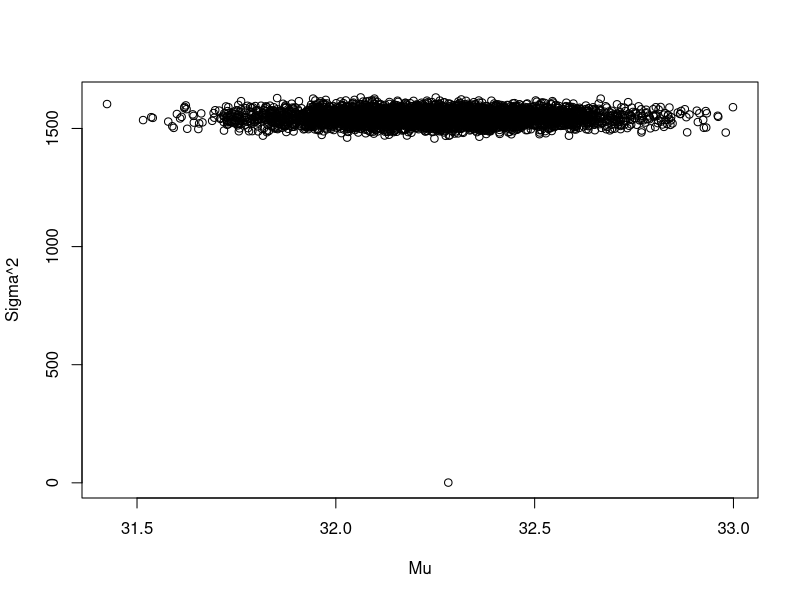
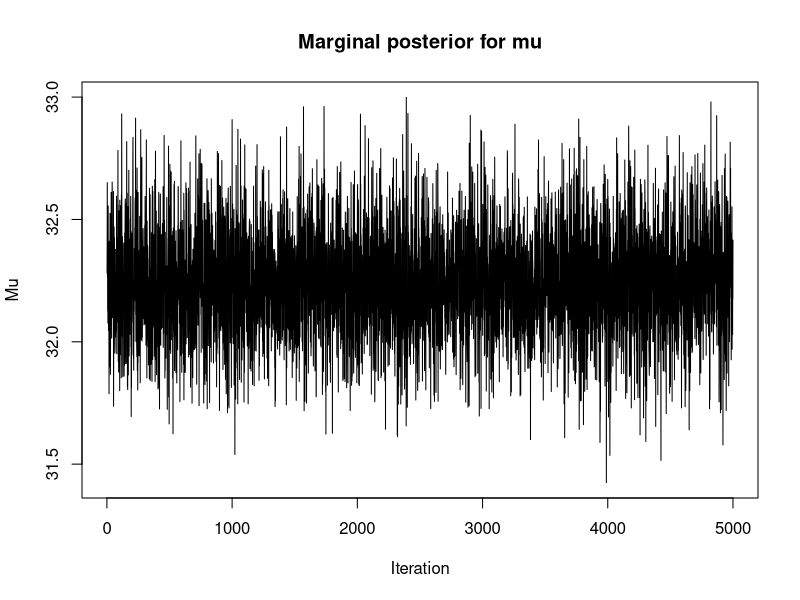
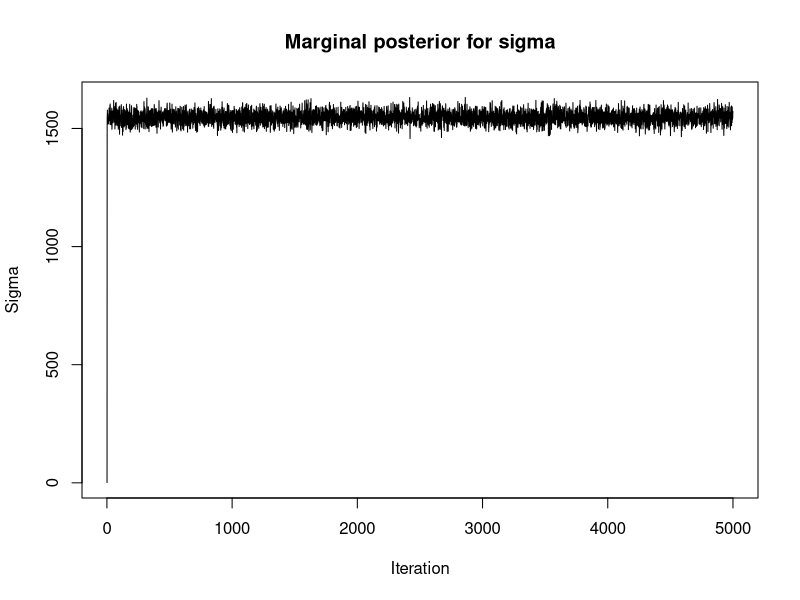
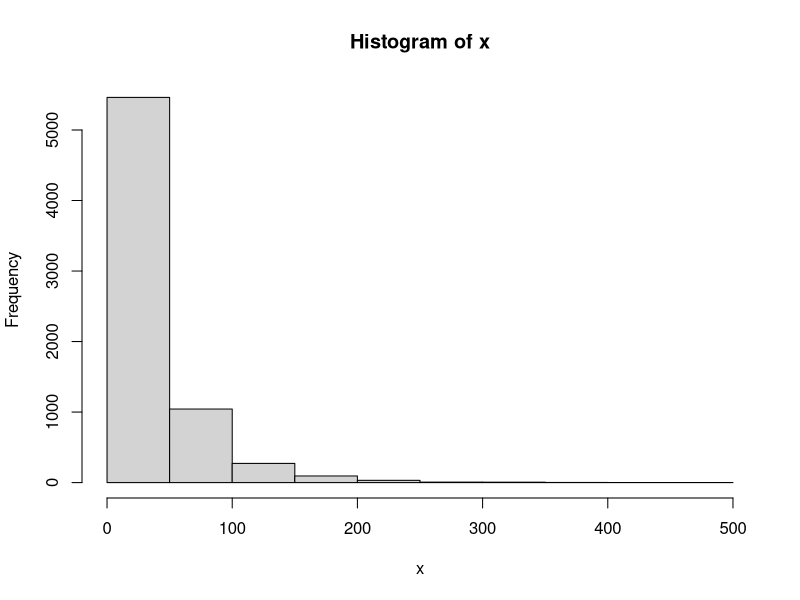
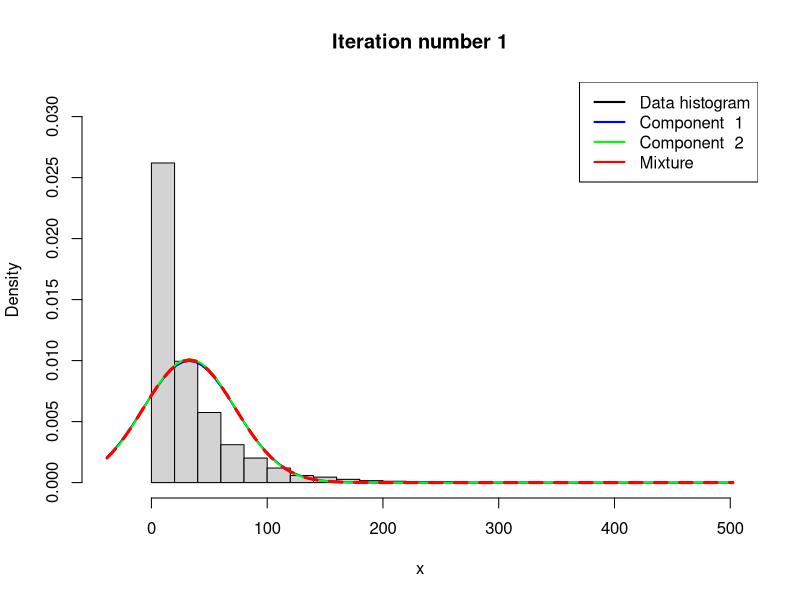
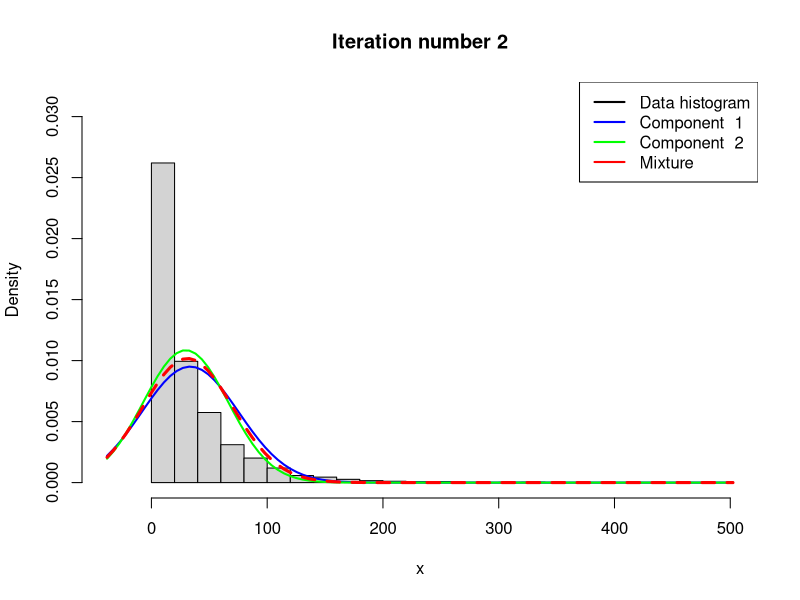
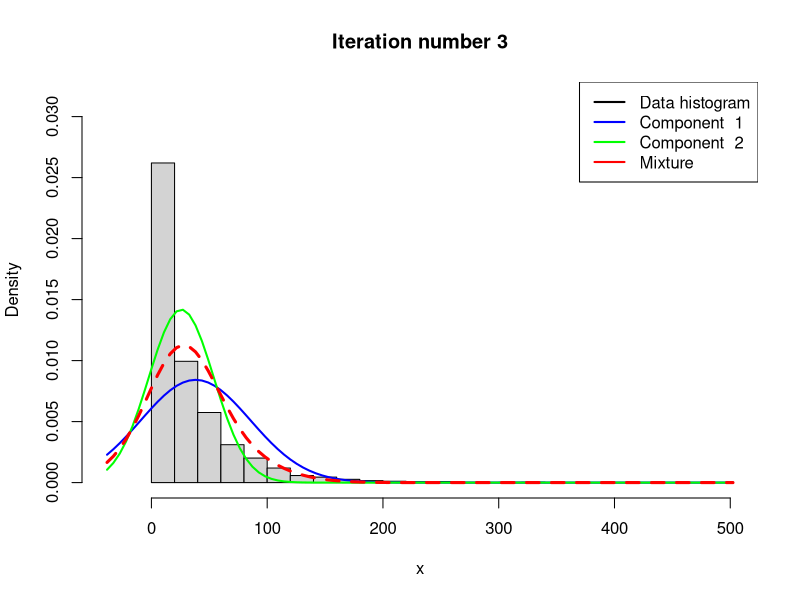
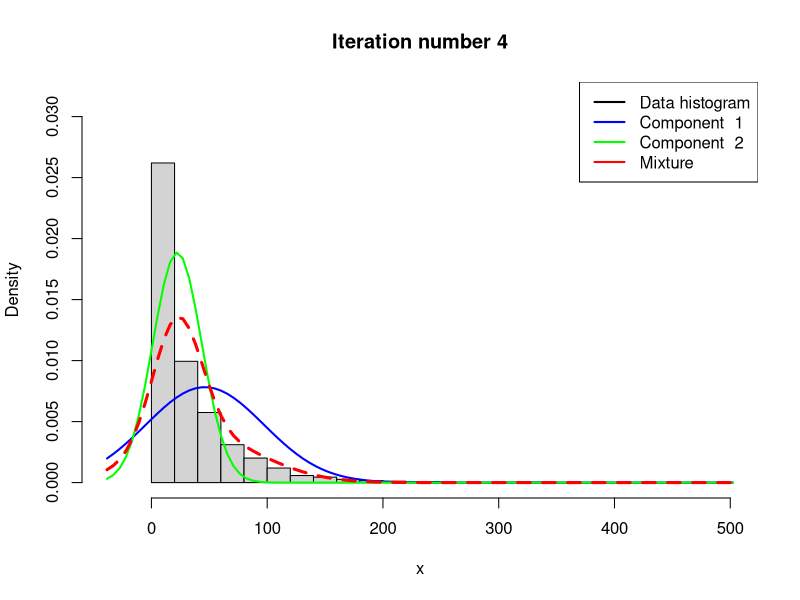

Reproduce these figures in R, in order. (Note: a time limit stopped this script after it produced the figures.)
## Assignment 1: The data rainfall.dat consist of daily records, from the beginning of 1948 to the end of 1983, 
## of precipitation (rain or snow in units of 1/100 inch, and records of zero precipitation are exluded) at 
## Snoqualmie Falls  Washington. Analyze the data using the following two models.

## a) Assume the daily precipitation (y1,...,yn) are iid normally distributied, 
## y1,...,yn given mu and sigma^2 ~ N(mu,sigma^2) where both mu and sigma^2 are unknown. Let mu ~ N(mu0, tao0^2)
## independently of sigma^2 ~ Inv chisquare(v0, sigma0^2)
## i)  Implement (code!) a Gibbs sampler that simulates from the joint posterior p(mu, sigma^2 given y1,...,yn).
## The full conditional posteriors are given on the slides from Lecture 7. 

library(mvtnorm)
# Read data
Rainfall = read.table("rainfall.dat")

# Setup
# Prior knowledge of mu0 taken from Google
mu0=14.79
mean_rainfall=mean(Rainfall[,1])
tao0sq=100
v0=1
sigma0sq=1
# Initial sigma value for Gibbs sampling
n=dim(Rainfall)[1]
vn=v0+n
nDraws=5000

# Function for calculating tao_n which is used as argument for the std dev for the normal distribution of mu
calcTaoN = function(sigmasq,tao0sq,n){
  return(1/(n/sigmasq+1/tao0sq))
}

calcMuN = function(sigmasq, tao0sq, mu0, mean, n) {
  w=(n/sigmasq)/(n/sigmasq+1/tao0sq)
  return(w*mean+(1-w)*mu0)
}

calcSigmaHat = function(v0, sigma0sq, data, mu, n) {
  return((v0*sigma0sq+sum((data-mu)^2))/(n+v0))
}
posteriorMatrix = matrix(0, nDraws, 2)
# Setting initial value of sigma^2 to 1
posteriorMatrix[1,2]=1
for (i in 1:nDraws) {
  posteriorMatrix[i,1] = rnorm(1, calcMuN(posteriorMatrix[i,2],tao0sq, mu0, mean_rainfall, n),
                               calcTaoN(posteriorMatrix[i,2], tao0sq, n))
  if(i<nDraws) {
    drawX=rchisq(1,vn)
    posteriorMatrix[i+1,2]=vn*calcSigmaHat(v0, sigma0sq, Rainfall[,1], posteriorMatrix[i,1], n)/drawX
  }
}

# The posterior coverage
plot(posteriorMatrix[,1], posteriorMatrix[,2], xlab="Mu", ylab="Sigma^2")

## ii) AnalyzethedailyprecipitationusingyourGibbssamplerin(a)-i. Evaluate the convergence of the Gibbs sampler
## by suitable graphical methods, for example by plotting the trajectories of the sampled Markov chains. 

iter=seq(1,nDraws,1)
plot(iter, posteriorMatrix[,1], type="l", xlab="Iteration", ylab="Mu", main="Marginal posterior for mu")
plot(iter, posteriorMatrix[,2], type="l", xlab="Iteration", ylab="Sigma", main="Marginal posterior for sigma")

## b) Let us now instead assume that the daily precipitation {y1,...,yn} follow an iid two-component mixture
## of normals model: p(yi given mu, sigma^2, pi)=pi*N(yi given my1, sigma1^2)+(1-pi)*N(yi given mu2, sigma2^2)
## where mu=(mu1, mu2) and sigma^2=(sigma1^2, sigma2^2)
## Use the Gibbs sampling data augmentation algorithm in NormalMixtureGibbs.R (available under Lecture 7 on the
## course page) to analyze the daily precipitation data. Set the prior hyperparameters suitably. Evaluate the 
## convergence of the sampler.

# NormalMixtureGibbs.R with modifications

##########    BEGIN USER INPUT #################
# Data options
x <- as.matrix(Rainfall[,1])

# Model options
nComp <- 2    # Number of mixture components

# Prior options
alpha <- rep(1,nComp) # Dirichlet(alpha)
# Obtained from Google, prior knowledge
muPrior <- c(14.79, 17.6) # Prior mean of mu
tau2Prior <- rep(100,nComp) # Prior std of mu
sigma2_0 <- rep(var(x),nComp) # s20 (best guess of sigma2)
nu0 <- rep(1,nComp) # degrees of freedom for prior on sigma2

# MCMC options
nIter <- 1000 # Number of Gibbs sampling draws

# Plotting options
plotFit <- TRUE
lineColors <- c("blue", "green", "magenta", 'yellow')
sleepTime <- 0.01 # Adding sleep time between iterations for plotting
################   END USER INPUT ###############

###### Defining a function that simulates from the 
rScaledInvChi2 <- function(n, df, scale){
  return((df*scale)/rchisq(n,df=df))
}

####### Defining a function that simulates from a Dirichlet distribution
rDirichlet <- function(param){
  nCat <- length(param)
  piDraws <- matrix(NA,nCat,1)
  for (j in 1:nCat){
    piDraws[j] <- rgamma(1,param[j],1)
  }
  piDraws = piDraws/sum(piDraws) # Diving every column of piDraws by the sum of the elements in that column.
  return(piDraws)
}

# Simple function that converts between two different representations of the mixture allocation
S2alloc <- function(S){
  n <- dim(S)[1]
  alloc <- rep(0,n)
  for (i in 1:n){
    alloc[i] <- which(S[i,] == 1)
  }
  return(alloc)
}

# Initial value for the MCMC
nObs <- length(Rainfall[,1])
S <- t(rmultinom(nObs, size = 1 , prob = rep(1/nComp,nComp))) # nObs-by-nComp matrix with component allocations.
mu <- quantile(x, probs = seq(0,1,length = nComp))
sigma2 <- rep(var(x),nComp)
probObsInComp <- rep(NA, nComp)

# Setting up the plot
xGrid <- seq(min(x)-1*apply(x,2,sd),max(x)+1*apply(x,2,sd),length = 100)
xGridMin <- min(xGrid)
xGridMax <- max(xGrid)
mixDensMean <- rep(0,length(xGrid))
effIterCount <- 0
ylim <- c(0,2*max(hist(x)$density))

for (k in 1:nIter){
  message(paste('Iteration number:',k))
  alloc <- S2alloc(S) # Just a function that converts between different representations of the group allocations
  nAlloc <- colSums(S)
  print(nAlloc)
  # Update components probabilities
  pi <- rDirichlet(alpha + nAlloc)
  
  # Update mu's
  for (j in 1:nComp){
    precPrior <- 1/tau2Prior[j]
    precData <- nAlloc[j]/sigma2[j]
    precPost <- precPrior + precData
    wPrior <- precPrior/precPost
    muPost <- wPrior*muPrior + (1-wPrior)*mean(x[alloc == j])
    tau2Post <- 1/precPost
    mu[j] <- rnorm(1, mean = muPost, sd = sqrt(tau2Post))
  }
  
  # Update sigma2's
  for (j in 1:nComp){
    sigma2[j] <- rScaledInvChi2(1, df = nu0[j] + nAlloc[j], 
                                scale = (nu0[j]*sigma2_0[j] + 
                                           sum((x[alloc == j] - mu[j])^2))/(nu0[j] + nAlloc[j]))
  }
  
  # Update allocation
  for (i in 1:nObs){
    for (j in 1:nComp){
      probObsInComp[j] <- pi[j]*dnorm(x[i], mean = mu[j], sd = sqrt(sigma2[j]))
    }
    S[i,] <- t(rmultinom(1, size = 1 , prob = probObsInComp/sum(probObsInComp)))
  }
  
  # Printing the fitted density against data histogram
  if (plotFit && (k%%1 ==0)){
    effIterCount <- effIterCount + 1
    hist(x, breaks = 20, freq = FALSE, xlim = c(xGridMin,xGridMax), main = paste("Iteration number",k), 
         ylim = ylim)
    mixDens <- rep(0,length(xGrid))
    components <- c()
    for (j in 1:nComp){
      compDens <- dnorm(xGrid,mu[j],sd = sqrt(sigma2[j]))
      mixDens <- mixDens + pi[j]*compDens
      lines(xGrid, compDens, type = "l", lwd = 2, col = lineColors[j])
      components[j] <- paste("Component ",j)
    }
    mixDensMean <- ((effIterCount-1)*mixDensMean + mixDens)/effIterCount
    
    lines(xGrid, mixDens, type = "l", lty = 2, lwd = 3, col = 'red')
    legend("topright", box.lty = 1, legend = c("Data histogram",components, 'Mixture'), 
           col = c("black",lineColors[1:nComp], 'red'), lwd = 2)
  }
  
}

hist(x, breaks = 20, freq = FALSE, xlim = c(xGridMin,xGridMax), main = "Final fitted density")
lines(xGrid, mixDensMean, type = "l", lwd = 2, lty = 4, col = "red")
lines(xGrid, dnorm(xGrid, mean = mean(x), sd = apply(x,2,sd)), type = "l", lwd = 2, col = "blue")
legend("topright", box.lty = 1, legend = c("Data histogram","Mixture density","Normal density"), 
       col=c("black","red","blue"), lwd = 2)

## It seems like the sampler has converged towards a mixture distribution which resembles the histogram of 
## the data. The mode of the distribution is approximately at 20*1/100 inches per day. The mixture density
## function seems to resemble the reality more accurately than the normal density function. It seems reasonable
## to apply a mixture distribution to this type of data since rain is not a constant occurance but can happen
## on some days, and on some days not. When going through the iterations it is apparent that the the mixture
## distribution converges quite quickly. 

## c) Plot the following densities in one figure: 1) a histogram or kernel density estimate of the data. 
## 2) Normal density of N(yi given mu and sigma^2) in a); 3) Mixture of normal density 
## p(yi given mu, sigma^2, pi) in b). Base your plots on the mean over all posterior draws.

hist(x, breaks = 20, freq = FALSE, xlim = c(xGridMin,xGridMax), main = "Final density")
lines(xGrid, mixDensMean, type = "l", lwd = 2, lty = 4, col = "red")
lines(xGrid, dnorm(xGrid, mean = mean(posteriorMatrix[,1]), sd = mean(sqrt(posteriorMatrix[,2]))), 
      type = "l", lwd = 2, col = "blue")
legend("topright", box.lty = 1, legend = c("Data histogram","Mixture density","Normal density"), 
       col=c("black","red","blue"), lwd = 2)

## As seen in the new plot, where the only difference is the blue line, the resembles to the previous plot is 
## obvious. The blue curve has not changed at all which is due to the fact that the mean of Gibbs sampled data,
## when iterations go towards infinity, converges to the real mean of the data.
